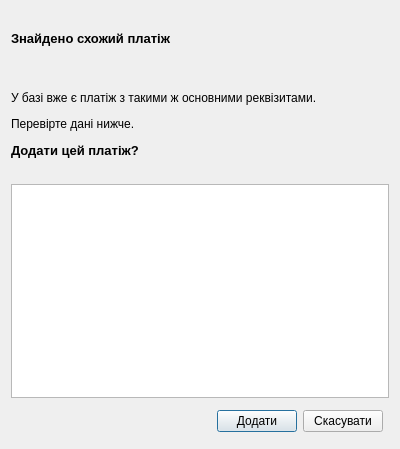
<?xml version="1.0" encoding="UTF-8"?>
<ui version="4.0">
 <class>PayDuplicateConfirmDialog</class>
 <widget class="QDialog" name="PayDuplicateConfirmDialog">
  <property name="geometry">
   <rect>
    <x>0</x>
    <y>0</y>
    <width>400</width>
    <height>449</height>
   </rect>
  </property>
  <property name="windowTitle">
   <string>LGE Office — Схожий платіж</string>
  </property>
  <property name="windowIcon">
   <iconset resource="../resources.qrc">
    <normaloff>:/office/icons/lgeoffice_gpt_24x24.png</normaloff>:/office/icons/lgeoffice_gpt_24x24.png</iconset>
  </property>
  <property name="modal">
   <bool>true</bool>
  </property>
  <layout class="QVBoxLayout" name="verticalLayout" stretch="1,2,4,2">
   <item>
    <widget class="QLabel" name="lblTitle">
     <property name="font">
      <font>
       <pointsize>10</pointsize>
       <bold>true</bold>
      </font>
     </property>
     <property name="text">
      <string>Знайдено схожий платіж</string>
     </property>
     <property name="wordWrap">
      <bool>true</bool>
     </property>
    </widget>
   </item>
   <item>
    <widget class="QLabel" name="lblHint">
     <property name="text">
      <string>&lt;html&gt;&lt;head/&gt;&lt;body&gt;&lt;p&gt;У базі вже є платіж з такими ж основними реквізитами.&lt;/p&gt;&lt;p&gt;Перевірте дані нижче.&lt;/p&gt;&lt;p&gt;&lt;span style=&quot; font-size:10pt; font-weight:700;&quot;&gt;Додати цей платіж?&lt;/span&gt;&lt;/p&gt;&lt;/body&gt;&lt;/html&gt;</string>
     </property>
     <property name="wordWrap">
      <bool>true</bool>
     </property>
    </widget>
   </item>
   <item>
    <widget class="QPlainTextEdit" name="plainDetails">
     <property name="minimumSize">
      <size>
       <width>0</width>
       <height>200</height>
      </size>
     </property>
     <property name="readOnly">
      <bool>true</bool>
     </property>
    </widget>
   </item>
   <item>
    <layout class="QHBoxLayout" name="horizontalLayout">
     <property name="leftMargin">
      <number>6</number>
     </property>
     <property name="topMargin">
      <number>6</number>
     </property>
     <property name="rightMargin">
      <number>6</number>
     </property>
     <property name="bottomMargin">
      <number>6</number>
     </property>
     <item>
      <spacer name="horizontalSpacer">
       <property name="orientation">
        <enum>Qt::Orientation::Horizontal</enum>
       </property>
       <property name="sizeHint" stdset="0">
        <size>
         <width>40</width>
         <height>20</height>
        </size>
       </property>
      </spacer>
     </item>
     <item>
      <widget class="QPushButton" name="btnAddAnyway">
       <property name="text">
        <string>Додати</string>
       </property>
       <property name="checkable">
        <bool>true</bool>
       </property>
      </widget>
     </item>
     <item>
      <widget class="QPushButton" name="btnCancel">
       <property name="text">
        <string>Скасувати</string>
       </property>
      </widget>
     </item>
    </layout>
   </item>
  </layout>
 </widget>
 <resources>
  <include location="../resources.qrc"/>
 </resources>
 <connections/>
</ui>
